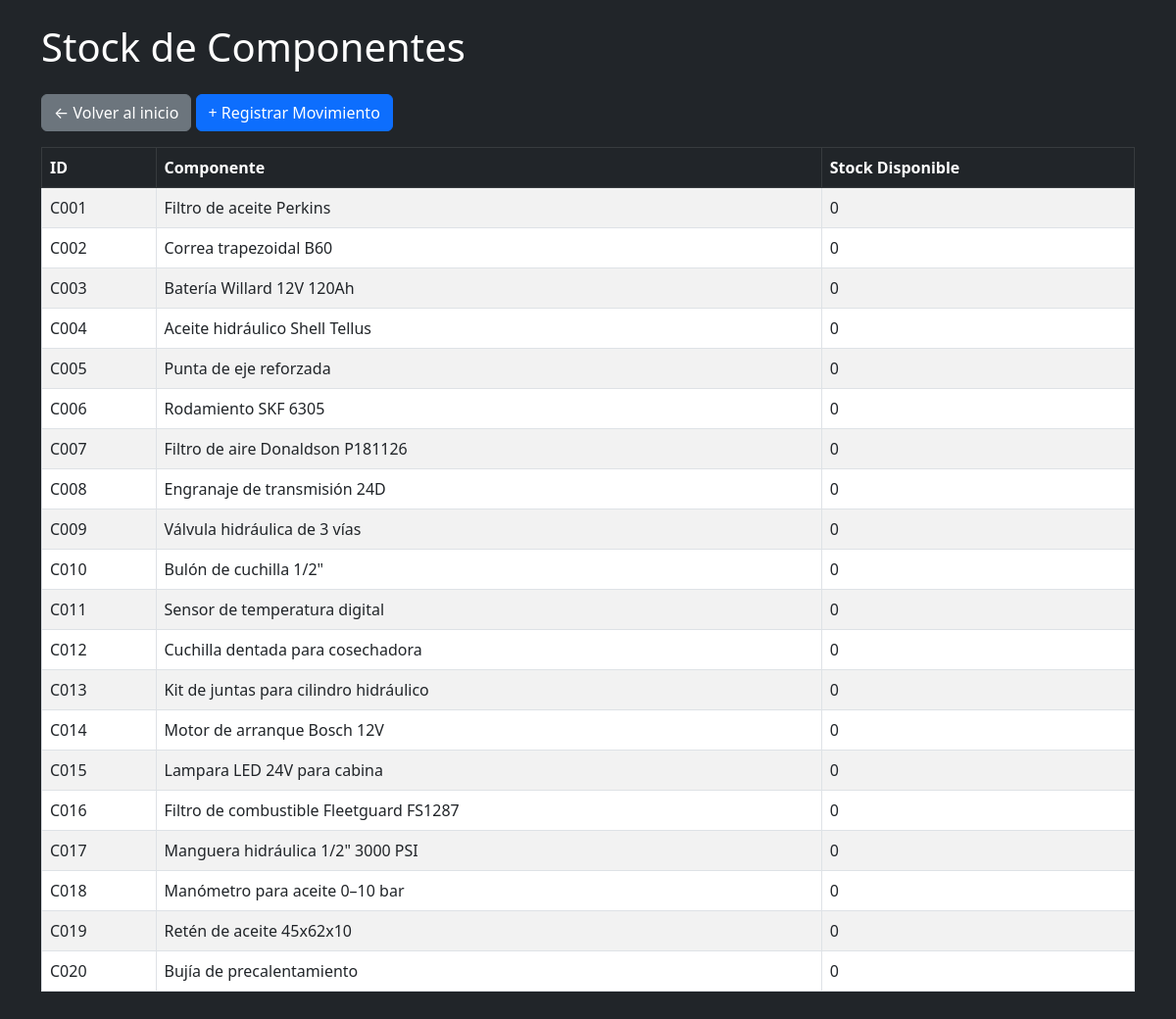
The app's page /stock with its own data.
### tables this page shows
CREATE TABLE componentes (
    ID INTEGER PRIMARY KEY AUTOINCREMENT,
    ID_Componente TEXT NOT NULL UNIQUE,
    Nombre TEXT,
    Tipo TEXT,
    Descripcion TEXT,
    Foto TEXT
);

### app.py (the view)
@app.route('/stock')
def vista_stock():
    stock = obtener_stock_actual()
    return render_template('stock.html', stock=stock)

### app.py (called while the page is built)
def obtener_stock_actual():
    conn = get_db_connection()
    consulta = '''
    SELECT c.ID_Componente, c.Nombre,
           IFNULL(SUM(CASE WHEN s.Tipo = 'entrada' THEN s.Cantidad ELSE 0 END), 0) -
           IFNULL(SUM(CASE WHEN s.Tipo = 'salida' THEN s.Cantidad ELSE 0 END), 0) AS Stock_Actual
    FROM componentes c
    LEFT JOIN stock s ON c.ID_Componente = s.ID_Componente
    GROUP BY c.ID_Componente
    '''
    resultado = conn.execute(consulta).fetchall()
    conn.close()
    return resultado

def get_db_connection():
    conn = sqlite3.connect('mantenimiento_agricola.db', timeout=10)  # Espera hasta 10 segundos
    conn.row_factory = sqlite3.Row
    return conn

### templates/stock.html (shortened to what this page needs)
<!DOCTYPE html>
<html lang="es">
<head>
    <link href="https://cdn.jsdelivr.net/npm/bootstrap@5.3.0/dist/css/bootstrap.min.css" rel="stylesheet">
</head>
<body class="bg-dark text-white">
    <div class="container py-4">
        <h1 class="mb-4">Stock de Componentes</h1>
        <a href="/" class="btn btn-secondary mb-3">← Volver al inicio</a>
        <a href="{{ url_for('registrar_stock') }}" class="btn btn-primary mb-3">+ Registrar Movimiento</a>
        <table class="table table-bordered table-striped bg-white">
            <thead class="table-dark">
                <tr>
                    <th>ID</th>
                    <th>Componente</th>
                    <th>Stock Disponible</th>
                </tr>
            </thead>
            <tbody>
                {% for item in stock %}
                <tr>
                    <td>{{ item['ID_Componente'] }}</td>
                    <td>{{ item['Nombre'] }}</td>
                    <td>{{ item['Stock_Actual'] }}</td>
                </tr>
                {% endfor %}
            </tbody>
        </table>
    </div>
</body>
</html>

### records on screen
componentes: ID_Componente "C001", Nombre "Filtro de aceite Perkins", Stock_Actual "0"
componentes: ID_Componente "C002", Nombre "Correa trapezoidal B60", Stock_Actual "0"
componentes: ID_Componente "C003", Nombre "Batería Willard 12V 120Ah", Stock_Actual "0"
componentes: ID_Componente "C004", Nombre "Aceite hidráulico Shell Tellus", Stock_Actual "0"
componentes: ID_Componente "C005", Nombre "Punta de eje reforzada", Stock_Actual "0"
componentes: ID_Componente "C006", Nombre "Rodamiento SKF 6305", Stock_Actual "0"
componentes: ID_Componente "C007", Nombre "Filtro de aire Donaldson P181126", Stock_Actual "0"
componentes: ID_Componente "C008", Nombre "Engranaje de transmisión 24D", Stock_Actual "0"
componentes: ID_Componente "C009", Nombre "Válvula hidráulica de 3 vías", Stock_Actual "0"
componentes: ID_Componente "C010", Nombre "Bulón de cuchilla 1/2\"", Stock_Actual "0"
componentes: ID_Componente "C011", Nombre "Sensor de temperatura digital", Stock_Actual "0"
componentes: ID_Componente "C012", Nombre "Cuchilla dentada para cosechadora", Stock_Actual "0"
componentes: ID_Componente "C013", Nombre "Kit de juntas para cilindro hidráulico", Stock_Actual "0"
componentes: ID_Componente "C014", Nombre "Motor de arranque Bosch 12V", Stock_Actual "0"
componentes: ID_Componente "C015", Nombre "Lampara LED 24V para cabina", Stock_Actual "0"
componentes: ID_Componente "C016", Nombre "Filtro de combustible Fleetguard FS1287", Stock_Actual "0"
componentes: ID_Componente "C017", Nombre "Manguera hidráulica 1/2\" 3000 PSI", Stock_Actual "0"
componentes: ID_Componente "C018", Nombre "Manómetro para aceite 0–10 bar", Stock_Actual "0"
componentes: ID_Componente "C019", Nombre "Retén de aceite 45x62x10", Stock_Actual "0"
componentes: ID_Componente "C020", Nombre "Bujía de precalentamiento", Stock_Actual "0"
